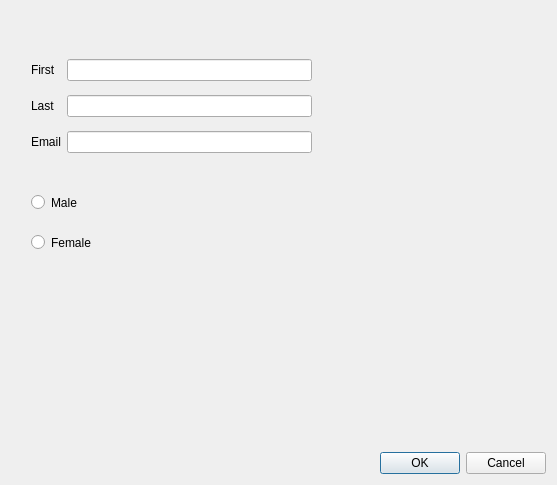
<?xml version="1.0" encoding="UTF-8"?>
<ui version="4.0">
 <class>Dialog</class>
 <widget class="QDialog" name="Dialog">
  <property name="geometry">
   <rect>
    <x>0</x>
    <y>0</y>
    <width>557</width>
    <height>485</height>
   </rect>
  </property>
  <property name="windowTitle">
   <string>Dialog</string>
  </property>
  <layout class="QVBoxLayout" name="verticalLayout">
   <item>
    <widget class="QStackedWidget" name="stackedWidget">
     <property name="currentIndex">
      <number>0</number>
     </property>
     <widget class="QWidget" name="page">
      <widget class="QWidget" name="layoutWidget">
       <property name="geometry">
        <rect>
         <x>20</x>
         <y>40</y>
         <width>281</width>
         <height>111</height>
        </rect>
       </property>
       <layout class="QGridLayout" name="gridLayout">
        <item row="0" column="0">
         <widget class="QLabel" name="txtFirst">
          <property name="text">
           <string>First</string>
          </property>
         </widget>
        </item>
        <item row="0" column="1">
         <widget class="QLineEdit" name="lineEdit"/>
        </item>
        <item row="1" column="0">
         <widget class="QLabel" name="txtLabel">
          <property name="text">
           <string>Last</string>
          </property>
         </widget>
        </item>
        <item row="1" column="1">
         <widget class="QLineEdit" name="lineEdit_2"/>
        </item>
        <item row="2" column="0">
         <widget class="QLabel" name="txtEmail">
          <property name="text">
           <string>Email</string>
          </property>
         </widget>
        </item>
        <item row="2" column="1">
         <widget class="QLineEdit" name="lineEdit_3"/>
        </item>
       </layout>
      </widget>
      <widget class="QRadioButton" name="radioButton">
       <property name="geometry">
        <rect>
         <x>20</x>
         <y>180</y>
         <width>112</width>
         <height>23</height>
        </rect>
       </property>
       <property name="text">
        <string>Male</string>
       </property>
      </widget>
      <widget class="QRadioButton" name="radioButton_2">
       <property name="geometry">
        <rect>
         <x>20</x>
         <y>220</y>
         <width>112</width>
         <height>23</height>
        </rect>
       </property>
       <property name="text">
        <string>Female</string>
       </property>
      </widget>
     </widget>
     <widget class="QWidget" name="page_2">
      <widget class="QPlainTextEdit" name="plainTextEdit">
       <property name="geometry">
        <rect>
         <x>20</x>
         <y>100</y>
         <width>431</width>
         <height>201</height>
        </rect>
       </property>
      </widget>
      <widget class="QLabel" name="label">
       <property name="geometry">
        <rect>
         <x>30</x>
         <y>40</y>
         <width>67</width>
         <height>17</height>
        </rect>
       </property>
       <property name="text">
        <string>Notes</string>
       </property>
      </widget>
     </widget>
     <widget class="QWidget" name="page_3">
      <widget class="QFrame" name="frame">
       <property name="geometry">
        <rect>
         <x>60</x>
         <y>50</y>
         <width>331</width>
         <height>201</height>
        </rect>
       </property>
       <property name="frameShape">
        <enum>QFrame::StyledPanel</enum>
       </property>
       <property name="frameShadow">
        <enum>QFrame::Raised</enum>
       </property>
       <widget class="QDateEdit" name="dateEdit">
        <property name="geometry">
         <rect>
          <x>160</x>
          <y>80</y>
          <width>110</width>
          <height>26</height>
         </rect>
        </property>
       </widget>
       <widget class="QLabel" name="label_2">
        <property name="geometry">
         <rect>
          <x>40</x>
          <y>90</y>
          <width>67</width>
          <height>17</height>
         </rect>
        </property>
        <property name="text">
         <string>Birthday</string>
        </property>
       </widget>
      </widget>
     </widget>
    </widget>
   </item>
   <item>
    <widget class="QDialogButtonBox" name="buttonBox">
     <property name="standardButtons">
      <set>QDialogButtonBox::Cancel|QDialogButtonBox::Ok</set>
     </property>
    </widget>
   </item>
  </layout>
 </widget>
 <resources/>
 <connections/>
</ui>
